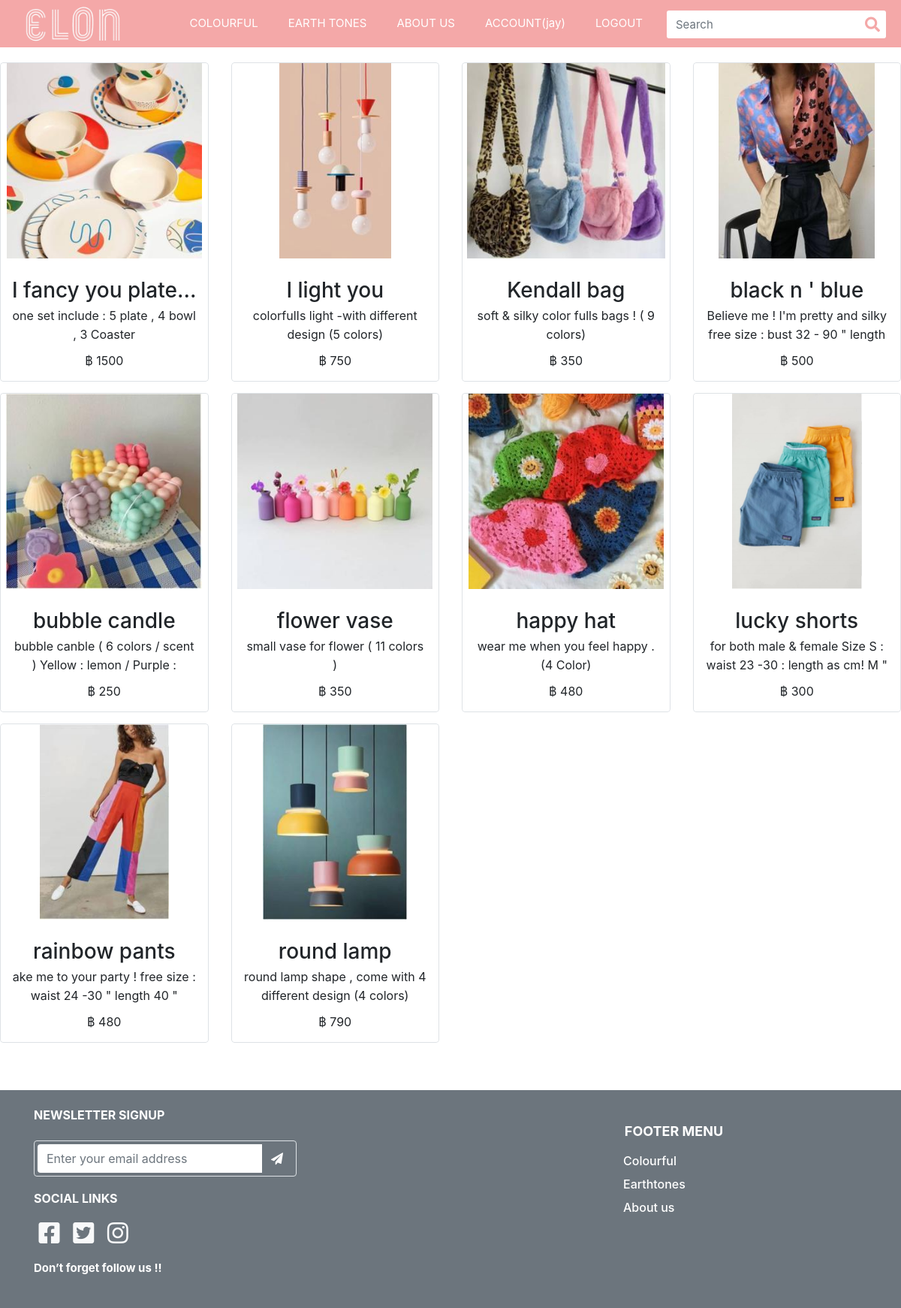
Page /List?category=Colourful (signed in) on the committed database.
### item/models.py (models this page shows, shortened)
class Item(models.Model):
    name = models.CharField(max_length=300)
    detail = models.TextField(max_length=1000)
    slug = models.SlugField(unique=True,default=None)
    img = models.ImageField(default='default_item.png', upload_to='item_pics')
    amount = models.PositiveIntegerField(default=0)
    category = models.ForeignKey(Category, on_delete=models.PROTECT,default=None)
    price = models.PositiveIntegerField(default=0)
    hashtag = models.TextField(max_length=100,default=None)
    class Meta:
        verbose_name_plural = "สินค้า"

### item/views.py (the view)
# urls.py: path('List',views.Listitem),
def Listitem(request):
    cat = request.GET['category']
    if cat == "Colourful":
        title = "COLOURFUL"
        some_colour = Category.objects.get(category="Colourful")
        Item_colour = Item.objects.all().filter(category=some_colour).order_by('name')
        context = {'Item': Item_colour,'title' : title}
    else:
        title = "EARTH TONES"
        some_Earthtones = Category.objects.get(category="Earthtones")
        Item_Earthtones = Item.objects.all().filter(category=some_Earthtones).order_by('name')
        context = {'Item': Item_Earthtones,'title' : title}
    return render(request,'Category.html',context=context)

### template/Category.html (shortened to what this page needs)
{% extends "1Navbar.html" %}
{% load static %}
{% block content %}
<!DOCTYPE html>
<html lang="en">
<head>
    <link rel="stylesheet" href="{% static 'css/COLORFUL.css' %}">
    <link rel="stylesheet" href="https://code.jquery.com/jquery-3.4.1.min.js" />
    <link rel="stylesheet" href="https://stackpath.bootstrapcdn.com/bootstrap/4.3.1/js/bootstrap.min.js" />
</head>
<body>
     <div class="productList1" id="productList1_">
        <div class="productWidget">
            <div class="row ">
                {% for item in Item %}
                <div class="item col-6 col-md-6 col-lg-3 mobileProductList1">
                    <div class="itemInner rounded" style="display: flex; overflow: hidden; width: 100%;">
                        <div class="thumbnail border rounded">
                            <div class="productImage rounded-top">
                                <img class="mx-auto"
                                    src="{{ item.img.url }}"
                                    alt="XOXO BonBon Liquid Matte Lip Limited Box Set "
                                    title="XOXO BonBon Liquid Matte Lip Limited Box Set " style="opacity: 1;">
                            </div>
                            <div class="productCaption">
                                <div class="productName">
                                    <h3 class="h3-hover">{{ item.name }}</h3>
                                </div>
                                <div class="productIntro">
                                    <p>{{ item.detail }} </p>
                                </div>
                                <div class="productPrice">
                                    <div class="ff-price fs-price fc-price">
                                        <span class="SpePrice">฿ {{ item.price }} </span>
                                    </div>
                                </div>
                            </div>
                        </div>
                    </div>
                </div>
                {% endfor %}
                </div>
            </div>
        </div>
    <footer>
      <div class="jumbotron jumbotron-fluid bg-secondary p-4 mt-5 mb-0">
        <div class="container">
          <div class="row">
            <div class="col-lg-4 col-md-6 mb-lg-0">
              <h6 class="text-uppercase font-weight-bold mb-4">NEWSLETTER SIGNUP</h6>
              <div class="p-1 rounded border">
                <div class="input-group">
                  <input type="email" placeholder="Enter your email address" aria-describedby="button-addon1"
                    class="form-control border-0 shadow-0">
                  <div class="input-group-append">
                    <button id="button-addon1" type="submit" class="btn btn-link"><i
                        class="fa fa-paper-plane"></i></button>
                  </div>
                </div>
              </div>
              <h5 class="card-title text-white display-4" style="font-size:16px">SOCIAL LINKS</h5>
              <a class="text-light" href="#"><i class="fab fa-facebook-square fa-fw fa-2x"></i></a>
              <a class="text-light" href="#"><i class="fab fa-twitter-square fa-fw fa-2x"></i></a>
              <a class="text-light" href="#"><i class="fab fa-instagram fa-fw fa-2x"></i></a>
              <h5 class="card-title text-white display-4" style="font-size:15px">Don’t forget follow us !!</h5>
            </div>
            <div class="col-sm-8 col-md-6">
              <div class="footermenu">
                <h5 class="card-title text-white display-4" style="font-size:18px">FOOTER MENU</h5>
                <a class="text-light" href="/List?category=Colourful">
                  <h6 class="card-title text-white" style="font-size:16px">Colourful</h6>
                </a>
                <a class="text-light" href="/List?category=Earthones">
                  <h6 class="card-title text-white" style="font-size:16px">Earthtones</h6>
                </a>
                <a class="text-light" href="/Aboutus">
                  <h6 class="card-title text-white" style="font-size:16px">About us</h6>
                </a>
              </div>
            </div>
          </div>
        </div>
      </div>
    </footer>
</body>
</html>
{% endblock %}

### template/1Navbar.html (shortened to what this page needs)
{% load static %}
<!DOCTYPE html>
<html lang="en">
<head>
    <link rel="stylesheet" href="https://use.fontawesome.com/releases/v5.4.2/css/all.css">
    <link rel="stylesheet" href="https://cdnjs.cloudflare.com/ajax/libs/normalize/5.0.0/normalize.min.css">
    <link rel='stylesheet' href='https://cdnjs.cloudflare.com/ajax/libs/twitter-bootstrap/4.0.0-beta.2/css/bootstrap.css'>
    <link rel="stylesheet" type="text/css" href="{% static 'css/home.css' %}">
    <link rel="stylesheet" href="{% static 'js/home.js' %}">
  </head>
<body>
    <nav class="navbar navbar-expand-custom navbar-mainbg">
        <a class="logo" href="/"><img
            src="{% static 'img/icon.png' %}"
            alt=""></a>
        <div class="collapse navbar-collapse" id="navbarSupportedContent">
          <ul class="navbar-nav ml-auto">
            <li class="nav-item ">
              <a class="nav-link" href="/List?category=Colourful"> COLOURFUL</a>
            </li>
            <li class="nav-item">
              <a class="nav-link" href="/List?category=Earthtones">EARTH TONES</a>
            </li>
            <li class="nav-item ">
              <a class="nav-link" href="/Aboutus">ABOUT US</a>
            </li>
            {% if user.is_authenticated %}
            <li class="nav-item">
              <a class="nav-link" href="/Myorder">ACCOUNT({{ user.username }})</a>
            </li>
            <li class="nav-item">
              <a class="nav-link" href="/Logout">LOGOUT</a>
            </li>
            {% endif %}
          </ul>
          <form class="form-inline " action="" method="">
            <div class="input-group search-box">
              <input type="text" style="margin-left: 12px; text-shadow: #535e67 2px;" class="form-control"
                placeholder="Search" required="required" name="q">
              <span class="input-group-btn">
                <button class="btn" style="color: #F4A8A8;" type="submit"><i class="fas fa-search"></i></button>
              </span>
            </div>
          </form>
        </div>
      </nav>
    {% block content %}
    {% endblock content %}
</body>
</html>

### static/css/home.css (style rules this page uses)
.logo img { margin-top: 1.2px; padding: 0px; height: 60px; padding-left: 30px; }
.navbar-mainbg { width: 100%; background-color: #F4A8A8; padding: 0px; }
#navbarSupportedContent { overflow: hidden; position: relative; }
#navbarSupportedContent ul li a { color: rgb(255, 255, 255); text-decoration: none; font-size: 15px; display: block; padding: 20px 20px; position: relative; }
.search-box { position: relative; height: 34px; margin-right: 20px; }
.search-box input { border: 0; border-radius: 3px !important; padding-right: 40px; font-size: 15px; }
.search-box .input-group-btn { position: absolute; right: 0; top: 0; z-index: 999; }
.search-box .input-group-btn button { background-color: transparent; border: 0; padding: 4px 8px; font-size: 20px; }
@media (min-width: 992px) { .navbar-expand-custom { -ms-flex-flow: row nowrap; flex-flow: row nowrap; -ms-flex-pack: start; justify-content: flex-start; } }
@media (min-width: 992px) { .navbar-expand-custom .navbar-nav { -ms-flex-direction: row; flex-direction: row; } }
@media (min-width: 992px) { .navbar-expand-custom .navbar-collapse { display: -ms-flexbox!important; display: flex!important; -ms-flex-preferred-size: auto; flex-basis: auto; } }
.row h6 { color: white; }
.row h5 { margin-top: 20px; margin-bottom: 20px; font-weight: bold; }
.row button { color: white; margin-top: auto; margin-left: auto; }
.footermenu { margin-left: 75%; }
.footermenu h5 { text-align: center; }

### rows in the picture
Item: img (picture), name "I fancy you plate…", detail "one set include : 5 plate , 4 bowl , 3 Coaster", price "1500"
Item: img (picture), name "I light you", detail "colorfulIs light -with different design (5 colors)", price "750"
Item: img (picture), name "Kendall bag", detail "soft & silky color fulls bags ! ( 9 colors)", price "350"
Item: img (picture), name "black n ' blue", detail "Believe me ! I'm pretty and silky free size : bust 32 - 90 \" length…", price "500"
Item: img (picture), name "bubble candle", detail "bubble canble ( 6 colors / scent ) Yellow : lemon / Purple :…", price "250"
Item: img (picture), name "flower vase", detail "small vase for flower ( 11 colors )", price "350"
Item: img (picture), name "happy hat", detail "wear me when you feel happy . (4 Color)", price "480"
Item: img (picture), name "lucky shorts", detail "for both male & female Size S : waist 23 -30 : length as cm! M \"…", price "300"
Item: img (picture), name "rainbow pants", detail "ake me to your party ! free size : waist 24 -30 \" length 40 \"", price "480"
Item: img (picture), name "round lamp", detail "round lamp shape , come with 4 different design (4 colors)", price "790"

### other values in the picture
{{ user.username }} "jay"
